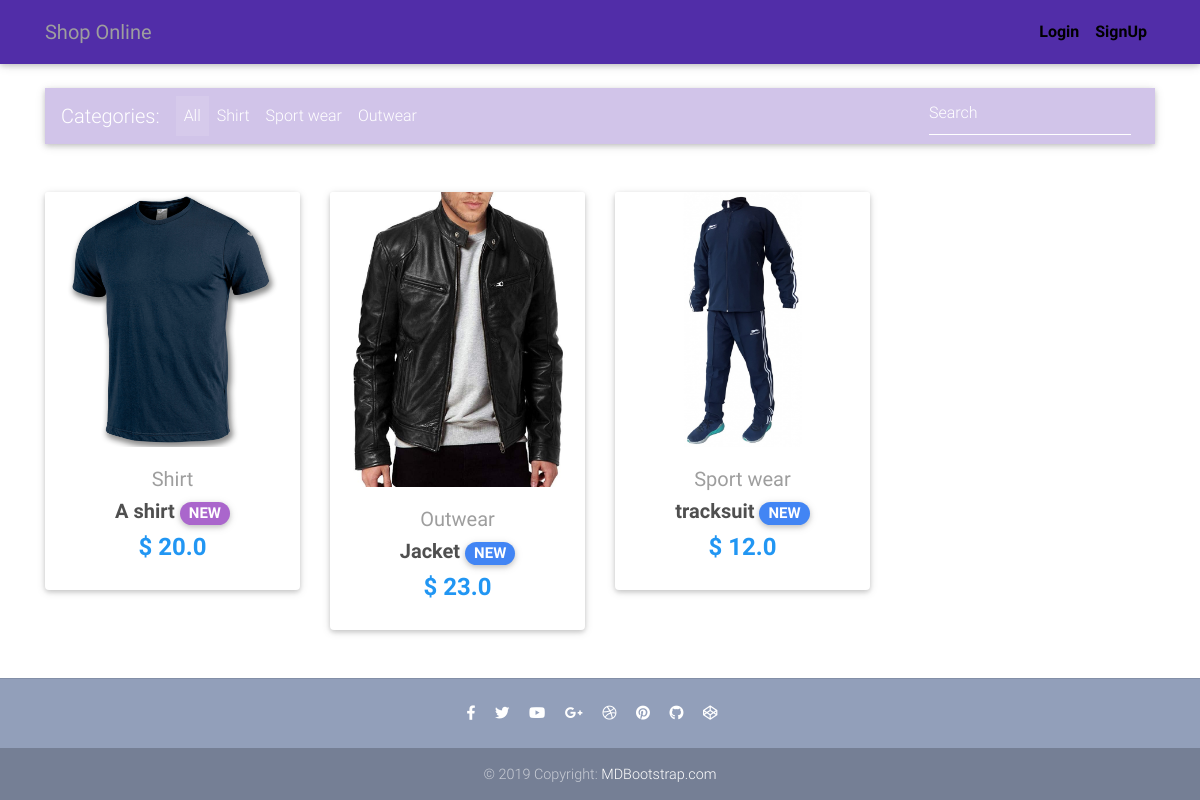
The page / on the database its author committed.
### core/models.py (models this page shows, shortened)
class Item(models.Model):
    title = models.CharField(max_length=100)
    price = models.FloatField()
    discount_price = models.FloatField(blank=True, null=True)
    category = models.CharField(choices=CATEGORY_CHOICES, max_length=2)
    label = models.CharField(choices=LABEL_CHOICES, max_length=1)
    slug = models.SlugField()
    description = models.TextField()
    image = models.ImageField()
    def get_absolute_url(self):
        return reverse("core:product", kwargs={
            'slug': self.slug
        })

### core/views.py (the view)
# urls.py: path('', HomeView.as_view(), name='home'),
class HomeView(ListView):
    model = Item
    paginate_by = 10
    template_name = "home.html"
    extra_context = {
        'categories': CATEGORY_CHOICES_URL
    }

### templates/home.html (shortened to what this page needs)
{% extends "base.html" %}
{% block content %}
  <main>
    <div class="container">
      <nav class="navbar navbar-expand-lg navbar-dark mdb-color #d1c4e9 deep-purple lighten-4  mt-3 mb-5">
        <span class="navbar-brand">Categories:</span>
        <div class="collapse navbar-collapse" id="basicExampleNav">
          <ul class="navbar-nav mr-auto">
            <li class="nav-item active">
              <a class="nav-link" href="/">All
              </a>
            </li>
            {% for category in categories %}
            <li class="nav-item">
              <a class="nav-link" href="{{ category.0 }}">{{ category.1 }}</a>
            </li>
            {% endfor %}
          </ul>
          <form class="form-inline">
            <div class="md-form my-0">
              <input class="form-control mr-sm-2" type="text" placeholder="Search" aria-label="Search">
            </div>
          </form>
        </div>
      </nav>
      <section class="text-center mb-4">
        <div class="row wow fadeIn">
          {% for item in object_list %}
          <div class="col-lg-3 col-md-6 mb-4">
            <div class="card">
              <div class="view overlay">
                <img src="{{ item.image.url }}" class="card-img-top">
              </div>
              <div class="card-body text-center">
                <a href="" class="grey-text">
                  <h5>{{ item.get_category_display }}</h5>
                </a>
                <h5>
                  <strong>
                    <a href="{{ item.get_absolute_url }}" class="dark-grey-text">{{ item.title }}
                      <span class="badge badge-pill {{ item.get_label_display }}-color">NEW</span>
                    </a>
                  </strong>
                </h5>
                <h4 class="font-weight-bold blue-text">
                  <strong>$
                  {% if item.discount_price %}
                  {{ item.discount_price }}
                  {% else %}
                  {{ item.price }}
                  {% endif %}
                  </strong>
                </h4>
              </div>
            </div>
          </div>
          {% endfor %}
        </div>
      </section>
    </div>
  </main>
{% endblock content %}

### templates/base.html (shortened to what this page needs)
{% load static %}
<!DOCTYPE html>
<html lang="en">
<head>
  <link rel="stylesheet" href="https://use.fontawesome.com/releases/v5.8.1/css/all.css">
  <link href="{% static 'css/bootstrap.min.css' %}" rel="stylesheet">
  <link href="{% static 'css/mdb.min.css' %}" rel="stylesheet">
  <link href="{% static 'css/style.min.css' %}" rel="stylesheet">
</head>
{% include "navbar.html" %}
<body>
    <div class="mt-5 pt-4">
    </div>
    {% block content %}
    {% endblock content %}
    {% include "footer.html" %}
</body>
</html>

### templates/navbar.html (shortened to what this page needs)
{% load cart_template_tags %}
<nav class="navbar fixed-top navbar-expand-lg navbar-light #512da8 deep-purple darken-2 scrolling-navbar">
    <div class="container">
      <a class="navbar-brand waves-effect" href="/">
        <strong class="grey-text">Shop Online</strong>
      </a>
      <div class="collapse navbar-collapse" id="navbarSupportedContent">
        <ul class="navbar-nav nav-flex-icons">
          {% if request.user.is_authenticated %}
          <li class="nav-item">
            <a href="{% url 'core:order-summary' %}" class="nav-link waves-effect">
              <span class="badge red z-depth-1 mr-1"> {{ request.user|cart_item_count }} </span>
              <i class="fas fa-shopping-cart"></i>
              <span class="clearfix d-none d-sm-inline-block"> Cart </span>
            </a>
          </li>
          <li class="nav-item">
            <a class="nav-link waves-effect" href="{% url 'account_logout' %}">
              <span class="clearfix d-none d-sm-inline-block"> LogOut </span>
            </a>
          </li>
          {% else %}
          <li class="nav-item">
            <a class="nav-link waves-effect" href="{% url 'account_login' %}">
              <span class="font-weight-bold grey-lighter-hover mb-3"> Login </span>
            </a>
          </li>
          <li class="nav-item">
            <a class="nav-link waves-effect" href="{% url 'account_signup' %}">
              <span class="font-weight-bold grey-lighter-hover mb-3"> SignUp </span>
            </a>
          </li>
          {% endif %}
        </ul>
      </div>
    </div>
  </nav>

### templates/footer.html
<footer class="page-footer text-center font-small mt-4 wow fadeIn">
    <hr class="my-4">
    <div class="pb-4">
      <a href="https://www.facebook.com/mdbootstrap" target="_blank">
        <i class="fab fa-facebook-f mr-3"></i>
      </a>
      <a href="https://twitter.com/MDBootstrap" target="_blank">
        <i class="fab fa-twitter mr-3"></i>
      </a>
      <a href="https://www.youtube.com/watch?v=7MUISDJ5ZZ4" target="_blank">
        <i class="fab fa-youtube mr-3"></i>
      </a>
      <a href="https://plus.google.com/u/0/b/107863090883699620484" target="_blank">
        <i class="fab fa-google-plus-g mr-3"></i>
      </a>
      <a href="https://dribbble.com/mdbootstrap" target="_blank">
        <i class="fab fa-dribbble mr-3"></i>
      </a>
      <a href="https://pinterest.com/mdbootstrap" target="_blank">
        <i class="fab fa-pinterest mr-3"></i>
      </a>
      <a href="https://github.com/mdbootstrap/bootstrap-material-design" target="_blank">
        <i class="fab fa-github mr-3"></i>
      </a>
      <a href="http://codepen.io/mdbootstrap/" target="_blank">
        <i class="fab fa-codepen mr-3"></i>
      </a>
    </div>
    <div class="footer-copyright py-3">
      © 2019 Copyright:
      <a href="https://mdbootstrap.com/education/bootstrap/" target="_blank"> MDBootstrap.com </a>
    </div>
  </footer>

### templates/scripts.html (shortened to what this page needs)
{% load static %}

### templates/base.html (style rules this page uses)
html, body, header, .carousel { height: 60vh; }

### rows shown on the page
Item: image (picture), category "Shirt", title "A shirt", discount_price "20.0"
Item: image (picture), category "Outwear", title "Jacket", price "23.0"
Item: image (picture), category "Sport wear", title "tracksuit", price "12.0"

### other values the page prints
{{ category.1 }} "Shirt" "Sport wear" "Outwear"
